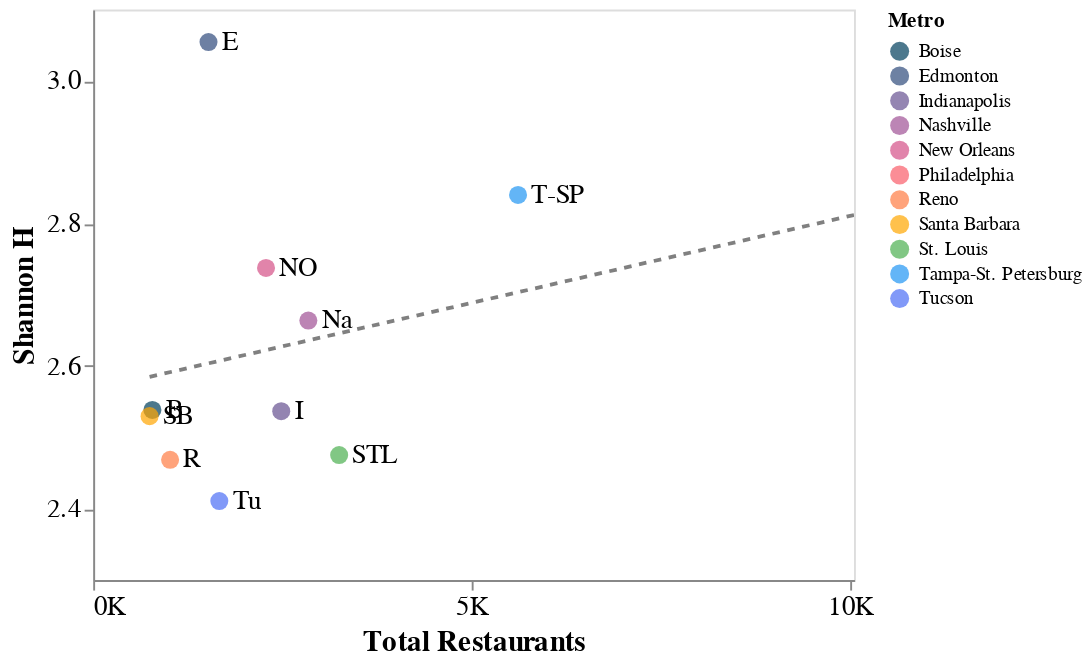

The cell this chart's notebook holds for it:
### Code cell
colorscheme = [
'#003f5c',
'#2f4b7c',
'#665191',
'#a05195',
'#d45087',
'#f95d6a',
'#ff7c43',
'#ffa600',
'#4CAF50',
'#2196F3',
'#4C6EF5',

]

base = alt.Chart(df_total).mark_point(filled=True, size=90).encode(
    x=alt.X('Total Restaurants', 
            scale=alt.Scale(domain=[0, 10050]),
            axis=alt.Axis(grid=False, 
                          tickCount = 3, 
                          labelExpr='datum.value / 1000 + "K"',
                         labelFontSize=14,
                         titleFontSize=15),
           ),
    y=alt.Y("Shannon H", scale=alt.Scale(domain=[2.3, 3.1]),
            axis=alt.Axis(grid=False,
                          tickCount = 3,
                          labelFontSize=14,
                          titleFontSize=15)),
)

scatter = base.encode(
    color=alt.Color('Metro', 
                    scale=alt.Scale(range=colorscheme)),
                    #scale=alt.Scale(scheme='pinkyellowgreen')),
    tooltip=['Metro', 'Total Restaurants', "Shannon H"]
).interactive()

text = base.mark_text(
    align='left',
    baseline='middle',
    dx=7,
    fontSize=14
).encode(
    text='Abbr'
)

line = base.mark_line(color='grey', strokeDash=(4,4)
                     ).transform_regression('Total Restaurants', "Shannon H")
  
scatter + text + line

### Figure 1 — Vega-Lite specification as saved in the notebook (floating-point values rounded to 4 significant figures)
{"config": {"view": {"continuousWidth": 400, "continuousHeight": 300}}, "layer": [{"mark": {"type": "point", "filled": true, "size": 90}, "encoding": {"color": {"field": "Metro", "scale": {"range": ["#003f5c", "#2f4b7c", "#665191", "#a05195", "#d45087", "#f95d6a", "#ff7c43", "#ffa600", "#4CAF50", "#2196F3", "#4C6EF5"]}, "type": "nominal"}, "tooltip": [{"field": "Metro", "type": "nominal"}, {"field": "Total Restaurants", "type": "quantitative"}, {"field": "Shannon H", "type": "quantitative"}], "x": {"axis": {"grid": false, "labelExpr": "datum.value / 1000 + \"K\"", "labelFontSize": 14, "tickCount": 3, "titleFontSize": 15}, "field": "Total Restaurants", "scale": {"domain": [0, 10050]}, "type": "quantitative"}, "y": {"axis": {"grid": false, "labelFontSize": 14, "tickCount": 3, "titleFontSize": 15}, "field": "Shannon H", "scale": {"domain": [2.3, 3.1]}, "type": "quantitative"}}, "selection": {"selector052": {"type": "interval", "bind": "scales", "encodings": ["x", "y"]}}}, {"mark": {"type": "text", "align": "left", "baseline": "middle", "dx": 7, "fontSize": 14}, "encoding": {"text": {"field": "Abbr", "type": "nominal"}, "x": {"axis": {"grid": false, "labelExpr": "datum.value / 1000 + \"K\"", "labelFontSize": 14, "tickCount": 3, "titleFontSize": 15}, "field": "Total Restaurants", "scale": {"domain": [0, 10050]}, "type": "quantitative"}, "y": {"axis": {"grid": false, "labelFontSize": 14, "tickCount": 3, "titleFontSize": 15}, "field": "Shannon H", "scale": {"domain": [2.3, 3.1]}, "type": "quantitative"}}}, {"mark": {"type": "line", "color": "grey", "strokeDash": [4, 4]}, "encoding": {"x": {"axis": {"grid": false, "labelExpr": "datum.value / 1000 + \"K\"", "labelFontSize": 14, "tickCount": 3, "titleFontSize": 15}, "field": "Total Restaurants", "scale": {"domain": [0, 10050]}, "type": "quantitative"}, "y": {"axis": {"grid": false, "labelFontSize": 14, "tickCount": 3, "titleFontSize": 15}, "field": "Shannon H", "scale": {"domain": [2.3, 3.1]}, "type": "quantitative"}}, "transform": [{"on": "Total Restaurants", "regression": "Shannon H"}]}], "data": {"name": "data-19155de21321043d4257fcc106f4a691"}, "$schema": "https://vega.github.io/schema/vega-lite/v4.17.0.json", "datasets": {"data-19155de21321043d4257fcc106f4a691": [{"Metro": "Boise", "Total Restaurants": 782.0, "Shannon H": 2.539, "Simpson D": 6.249, "Richness": 45, "Abbr": "B"}, {"Metro": "Edmonton", "Total Restaurants": 1523.0, "Shannon H": 3.054, "Simpson D": 13.29, "Richness": 62, "Abbr": "E"}, {"Metro": "Indianapolis", "Total Restaurants": 2484.0, "Shannon H": 2.537, "Simpson D": 5.933, "Richness": 62, "Abbr": "I"}, {"Metro": "Nashville", "Total Restaurants": 2842.0, "Shannon H": 2.664, "Simpson D": 7.26, "Richness": 65, "Abbr": "Na"}, {"Metro": "New Orleans", "Total Restaurants": 2283.0, "Shannon H": 2.738, "Simpson D": 8.379, "Richness": 62, "Abbr": "NO"}, {"Metro": "Philadelphia", "Total Restaurants": 10330.0, "Shannon H": 2.772, "Simpson D": 7.472, "Richness": 88, "Abbr": "P"}, {"Metro": "Reno", "Total Restaurants": 1016.0, "Shannon H": 2.469, "Simpson D": 6.305, "Richness": 44, "Abbr": "R"}, {"Metro": "Santa Barbara", "Total Restaurants": 745.0, "Shannon H": 2.53, "Simpson D": 6.359, "Richness": 50, "Abbr": "SB"}, {"Metro": "St. Louis", "Total Restaurants": 3249.0, "Shannon H": 2.475, "Simpson D": 5.481, "Richness": 69, "Abbr": "STL"}, {"Metro": "Tampa-St. Petersburg", "Total Restaurants": 5612.0, "Shannon H": 2.84, "Simpson D": 7.837, "Richness": 77, "Abbr": "T-SP"}, {"Metro": "Tucson", "Total Restaurants": 1666.0, "Shannon H": 2.411, "Simpson D": 5.78, "Richness": 60, "Abbr": "Tu"}]}}
